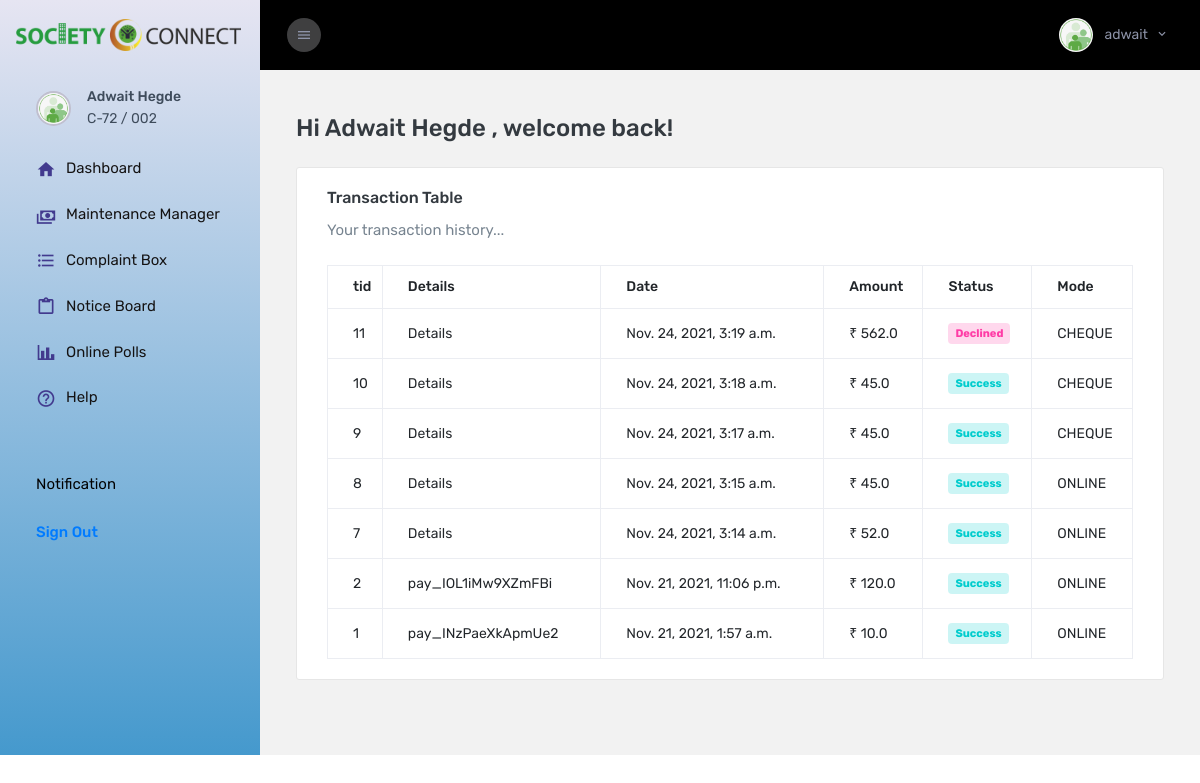
Screenshot of /transactions/ (signed in) with the database file from the repository.
### app/models.py (models this page shows, shortened)
class Transaction(models.Model):
    TNX_CHOICES = (
        ('CASH', 'Cash'),
        ('CHEQUE', 'Cheque'),
        ('ONLINE', 'Online - Razor Pay'),
    )
    tid = models.AutoField(primary_key=True)
    user = models.ForeignKey(SocietyMember,on_delete=models.SET_NULL,null=True)
    amount = models.FloatField()
    status = models.BooleanField()
    mode = models.CharField(max_length=6, choices=TNX_CHOICES)
    detail = models.CharField(max_length=25)
    date = models.DateTimeField(auto_now=True)

### app/views.py (the view)
# urls.py: path('transactions/', views.transactions, name='transactions'),
@login_required
def transactions(request):
    if request.method == "GET":
        try:
            sm = SocietyMember.objects.get(user=request.user)
            if sm.is_owner:
                txns = Transaction.objects.filter(user=sm)[::-1]
                return render(request, 'app/transactions.html', {"txns":txns})
            else:
                return redirect('/dashboard/')
        except:
            return redirect('/dashboard/')

### app/templates/app/transactions.html (shortened to what this page needs)
{% extends "app/base_owner.html" %}
{% block content%}
            <div class="row">
            <div class="col-lg-12 grid-margin stretch-card">
              <div class="card">
                <div class="card-body">
                  <h4 class="card-title">Transaction Table</h4>
                  <p class="card-description"> Your transaction history...
                  </p>
                  <div class="table-responsive">
                    <table class="table table-bordered">
                      <thead>
                        <tr>
                          <th>tid</th>
                          <th>Details</th>
                          <th>Date</th>
                          <th>Amount</th>
                          <th>Status</th>
                          <th>Mode</th>
                        </tr>
                      </thead>
                      <tbody>
                        {% for txn in txns %}
                        <tr>
                            <td>{{txn.tid}}</td>
                            <td>{{txn.detail}}</td>
                            <td>{{txn.date}}</td>
                            <td> ₹ {{txn.amount}}</td>
                            <td>
                                {%if txn.status%}
                                <div class="badge badge-inverse-success"> Success </div>
                                {% else %}
                                <div class="badge badge-inverse-danger"> Declined </div>
                                {% endif %}
                            </td>
                            <td>{{txn.mode}}</td>
                          </tr>
                        {% endfor %}
                      </tbody>
                    </table>
                  </div>
                </div>
              </div>
{% endblock content %}

### app/templates/app/base_owner.html (shortened to what this page needs)
{% load static %}
<!DOCTYPE html>
<html lang="en">
  <head>
    <link rel="stylesheet" href="{% static 'assets/vendors/mdi/css/materialdesignicons.min.css' %}" />
    <link rel="stylesheet" href="{% static 'assets/vendors/flag-icon-css/css/flag-icon.min.css' %}" />
    <link rel="stylesheet" href="{% static 'assets/vendors/css/vendor.bundle.base.css' %}" />
    <link rel="stylesheet" href="{% static 'assets/vendors/font-awesome/css/font-awesome.min.css' %}" />
    <link rel="stylesheet" href="{% static 'assets/vendors/bootstrap-datepicker/bootstrap-datepicker.min.css' %}" />
    <link rel="stylesheet" href="{% static 'assets/css/style.css' %}" />
  </head>
  <body>
    <div class="container-scroller">
      <nav class="sidebar sidebar-offcanvas" id="sidebar">
        <div class="text-center sidebar-brand-wrapper d-flex align-items-center">
          <span class="menu-title">  <a class="p-3 mt-3" href="/"><img src="{% static 'assets/images/logo.png' %}" alt="logo"  width="225px"/></a></span>
        </div>
        <ul class="nav">
          <li class="nav-item nav-profile">
            <a href="/" class="nav-link">
              <div class="nav-profile-image">
                <img src="{% static 'assets/images/loginusers.png' %}" alt="profile" />
              </div>
              <div class="nav-profile-text d-flex flex-column pr-3">
                <span class="font-weight-medium mb-2">{{user.first_name}} {{user.last_name}}</span>
                <span class="font-weight-normal"> C-72 / 002</span>
              </div>
            </a>
          </li>
          <li class="nav-item">
            <a class="nav-link" href="/dashboard/">
              <i class="mdi mdi-home menu-icon"></i>
              <span class="menu-title">Dashboard</span>
            </a>
          </li>
          <li class="nav-item">
            <a class="nav-link" href="/paymentgateway/">
              <i class="mdi mdi-cash-multiple menu-icon"></i>
              <span class="menu-title">Maintenance Manager</span>
            </a>
          </li>
          <li class="nav-item">
            <a class="nav-link" href="/complaintbox/">
              <i class="mdi mdi-format-list-bulleted menu-icon"></i>
              <span class="menu-title">Complaint Box</span>
            </a>
          </li>
          <li class="nav-item">
            <a class="nav-link" href="/notice/">
              <i class="mdi mdi-clipboard-outline menu-icon"></i>
              <span class="menu-title">Notice Board</span>
            </a>
          </li>
          <li class="nav-item">
            <a class="nav-link" href="/onlinepolls/">
              <i class="mdi mdi-chart-bar menu-icon"></i>
              <span class="menu-title">Online Polls</span>
            </a>
          </li>
          <li class="nav-item">
            <a class="nav-link" href="/help/">
              <i class="mdi mdi-help-circle-outline menu-icon"></i>
              <span class="menu-title">Help</span>
            </a>
          </li>
          <li class="nav-item sidebar-actions">
            <div class="nav-link">
              <div class="mt-4">
                <div class="border-none">
                  <p class="text-black">Notification</p>
                </div>
                <ul class="mt-4 pl-0">
                  <li><a href="/logout/">Sign Out</a></li>
                </ul>
              </div>
            </div>
          </li>
        </ul>
      </nav>
      <div class="container-fluid page-body-wrapper">
        <nav class="navbar col-lg-12 col-12 p-lg-0 fixed-top d-flex flex-row">
          <div class="navbar-menu-wrapper d-flex align-items-stretch justify-content-between">
            <button class="navbar-toggler navbar-toggler align-self-center mr-2" type="button" data-toggle="minimize">
              <i class="mdi mdi-menu"></i>
            </button>
            <ul class="navbar-nav navbar-nav-right ml-lg-auto">
              <li class="nav-item nav-profile dropdown border-0">
                <a class="nav-link dropdown-toggle" id="profileDropdown" href="/" data-toggle="dropdown">
                  <img class="nav-profile-img mr-2" alt="" src="{% static 'assets/images/loginusers.png' %}" />
                  <span class="profile-name">{{user.username}}</span>
                </a>
              </li>
            </ul>
          </div>
        </nav>
        <div class="main-panel">
          <div class="content-wrapper pb-0">
            <div class="page-header flex-wrap">
              <h3 class="mb-0"> Hi {{user.first_name}} {{user.last_name}} , welcome back! </h3>
            </div>
            {% block content %}
            {% endblock content %}
            </div>
          </div>
          <footer class="footer">
          </footer>
        </div>
      </div>
    </div>
  </body>
</html>

### rows the page displays
Transaction: tid "11", detail "Details", date "Nov. 24, 2021, 3:19 a.m.", amount "562.0", status "Declined", mode "CHEQUE"
Transaction: tid "10", detail "Details", date "Nov. 24, 2021, 3:18 a.m.", amount "45.0", status "Success", mode "CHEQUE"
Transaction: tid "9", detail "Details", date "Nov. 24, 2021, 3:17 a.m.", amount "45.0", status "Success", mode "CHEQUE"
Transaction: tid "8", detail "Details", date "Nov. 24, 2021, 3:15 a.m.", amount "45.0", status "Success", mode "ONLINE"
Transaction: tid "7", detail "Details", date "Nov. 24, 2021, 3:14 a.m.", amount "52.0", status "Success", mode "ONLINE"
Transaction: tid "2", detail "pay_IOL1iMw9XZmFBi", date "Nov. 21, 2021, 11:06 p.m.", amount "120.0", status "Success", mode "ONLINE"
Transaction: tid "1", detail "pay_INzPaeXkApmUe2", date "Nov. 21, 2021, 1:57 a.m.", amount "10.0", status "Success", mode "ONLINE"

### other values shown
{{ user.first_name }} "Adwait"
{{ user.last_name }} "Hegde"
{{ user.username }} "adwait"
